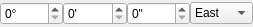
<?xml version="1.0" encoding="UTF-8"?>
<ui version="4.0">
 <class>LongitudeInputClass</class>
 <widget class="QWidget" name="LongitudeInputClass">
  <property name="geometry">
   <rect>
    <x>0</x>
    <y>0</y>
    <width>253</width>
    <height>27</height>
   </rect>
  </property>
  <property name="windowTitle">
   <string notr="true">LongitudeInput</string>
  </property>
  <layout class="QHBoxLayout" name="horizontalLayout">
   <property name="spacing">
    <number>0</number>
   </property>
   <property name="margin">
    <number>0</number>
   </property>
   <item>
    <widget class="QSpinBox" name="degreesInput">
     <property name="toolTip">
      <string>&lt;html&gt;Degrees&lt;/html&gt;</string>
     </property>
     <property name="suffix">
      <string>°</string>
     </property>
     <property name="minimum">
      <number>0</number>
     </property>
     <property name="maximum">
      <number>180</number>
     </property>
    </widget>
   </item>
   <item>
    <widget class="QSpinBox" name="minutesInput">
     <property name="toolTip">
      <string>&lt;html&gt;Arc minutes (1/60 degree)&lt;/html&gt;</string>
     </property>
     <property name="suffix">
      <string>'</string>
     </property>
     <property name="maximum">
      <number>59</number>
     </property>
    </widget>
   </item>
   <item>
    <widget class="QSpinBox" name="secondsInput">
     <property name="toolTip">
      <string>&lt;html&gt;Arc seconds (1/60 arc minute or 1/3600 degree)&lt;/html&gt;</string>
     </property>
     <property name="suffix">
      <string>&quot;</string>
     </property>
     <property name="maximum">
      <number>59</number>
     </property>
    </widget>
   </item>
   <item>
    <widget class="QComboBox" name="signInput">
     <item>
      <property name="text">
       <string>East</string>
      </property>
     </item>
     <item>
      <property name="text">
       <string>West</string>
      </property>
     </item>
    </widget>
   </item>
  </layout>
 </widget>
 <layoutdefault spacing="6" margin="11"/>
 <resources/>
 <connections/>
</ui>
